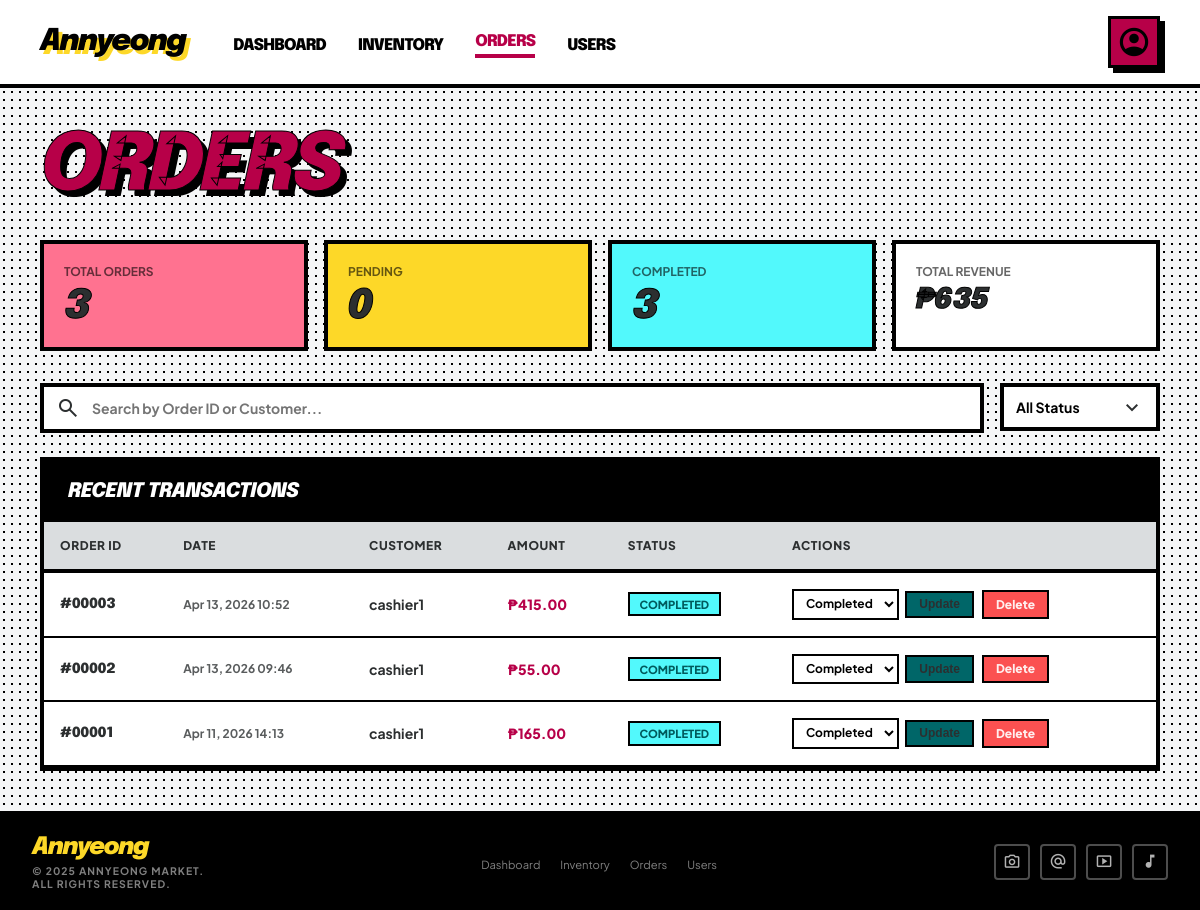
/orderMng.php (signed in), run on the app's committed database.
### tables this page shows
CREATE TABLE `orders` (
  `id` int(11) NOT NULL,
  `user_id` int(11) NOT NULL,
  `total_amount` decimal(10,2) NOT NULL,
  `status` enum('pending','completed','cancelled') DEFAULT 'pending',
  `order_date` timestamp NOT NULL DEFAULT current_timestamp(),
  `is_walkin` tinyint(1) DEFAULT 0,
  `cashier_name` varchar(100) DEFAULT NULL
);

### orderMng.php (the view, shortened to what this page needs)
<?php
$search     = isset($_GET['search'])  ? mysqli_real_escape_string($con, trim($_GET['search']))  : '';
$where = "WHERE 1=1";
$orders_result = mysqli_query($con, "
    SELECT o.*, u.username
    FROM orders o
    JOIN users u ON o.user_id = u.id
    $where
    ORDER BY o.order_date DESC
");
$total_orders    = mysqli_fetch_row(mysqli_query($con, "SELECT COUNT(*) FROM orders"))[0];
$pending_count   = mysqli_fetch_row(mysqli_query($con, "SELECT COUNT(*) FROM orders WHERE status='pending'"))[0];
$completed_count = mysqli_fetch_row(mysqli_query($con, "SELECT COUNT(*) FROM orders WHERE status='completed'"))[0];
$total_rev_row   = mysqli_fetch_row(mysqli_query($con, "SELECT SUM(total_amount) FROM orders WHERE status='completed'"));
$total_rev       = $total_rev_row[0] ?? 0;
?>
<!DOCTYPE html>
<html lang="en">
<head>
</head>
<body>
<header>
  <div class="header-inner">
    <div class="header-left-group">
      <a href="dashboard.php" class="logo">Annyeong</a>
      <nav>
        <a href="dashboard.php">Dashboard</a>
        <a href="inventoryMng.php">Inventory</a>
        <a href="orderMng.php" class="active">Orders</a>
        <a href="usersMng.php">Users</a>
      </nav>
    </div>
    <div class="profile-trigger-wrap">
      <a href="#" class="profile-trigger" onclick="toggleDropdown(event)">
        <span class="material-symbols-outlined">account_circle</span>
      </a>
    </div>
  </div>
</header>
<main>
  <h1 class="page-title">Orders</h1>
  <div class="metrics-grid">
    <div class="metric-card pink">
      <div class="metric-label">Total Orders</div>
      <div class="metric-value"><?php echo $total_orders; ?></div>
    </div>
    <div class="metric-card yellow">
      <div class="metric-label">Pending</div>
      <div class="metric-value"><?php echo $pending_count; ?></div>
    </div>
    <div class="metric-card teal">
      <div class="metric-label">Completed</div>
      <div class="metric-value"><?php echo $completed_count; ?></div>
    </div>
    <div class="metric-card white">
      <div class="metric-label">Total Revenue</div>
      <div class="metric-value" style="font-size:1.75rem;">₱<?php echo number_format($total_rev, 0); ?></div>
    </div>
  </div>
  <form method="GET" action="orderMng.php" class="search-bar">
    <div class="search-wrap">
      <input type="text" name="search" placeholder="Search by Order ID or Customer..." value="<?php echo htmlspecialchars($search); ?>"/>
      <span class="material-symbols-outlined search-icon">search</span>
    </div>
    <div class="filter-wrap">
      <select name="status" onchange="this.form.submit()">
        <option value="">All Status</option>
      </select>
    </div>
  </form>
  <div class="table-wrap">
    <div class="section-title">Recent Transactions</div>
    <table>
      <thead>
        <tr>
          <th>Order ID</th>
          <th>Date</th>
          <th>Customer</th>
          <th>Amount</th>
          <th>Status</th>
          <th>Actions</th>
        </tr>
      </thead>
      <tbody>
        <?php if ($orders_result && mysqli_num_rows($orders_result) > 0):
          while ($o = mysqli_fetch_assoc($orders_result)):
            $badge = 'badge-' . $o['status'];
        ?>
        <tr>
          <td class="order-id">#<?php echo str_pad($o['id'], 5, '0', STR_PAD_LEFT); ?></td>
          <td class="ts"><?php echo date('M d, Y H:i', strtotime($o['order_date'])); ?></td>
          <td class="customer-name"><?php echo $o['is_walkin'] ? htmlspecialchars($o['cashier_name'] ?? 'Walk-in') : htmlspecialchars($o['username']); ?></td>
          <td class="amount">₱<?php echo number_format($o['total_amount'], 2); ?></td>
          <td><span class="badge <?php echo $badge; ?>"><?php echo strtoupper($o['status']); ?></span></td>
          <td>
            <div class="action-cell">
              <form method="POST" action="orderMng.php" class="status-form" style="display:flex;gap:0.4rem;align-items:center;">
                <select name="status">
                  <option value="completed" <?php echo $o['status']==='completed' ? 'selected':''; ?>>Completed</option>
                </select>
                <button type="submit" class="btn-update">Update</button>
              </form>
              <a href="orderMng.php?delete=<?php echo $o['id']; ?>"
                 class="btn-delete"
                 onclick="return confirm('Delete Order #<?php echo $o['id']; ?>? This cannot be undone.')">
                Delete
              </a>
            </div>
          </td>
        </tr>
        <?php endwhile;
        else: ?>
        <tr><td colspan="6" class="no-orders">No orders found yet. Customers need to place orders first!</td></tr>
        <?php endif; ?>
      </tbody>
    </table>
  </div>
</main>
<footer>
  <div class="footer-brand">
    <span class="footer-brand-name">Annyeong</span>
    <span class="footer-rights">© 2025 Annyeong Market.<br/>All rights reserved.</span>
  </div>
  <ul class="footer-links">
    <li><a href="dashboard.php">Dashboard</a></li>
    <li><a href="inventoryMng.php">Inventory</a></li>
    <li><a href="orderMng.php">Orders</a></li>
    <li><a href="usersMng.php">Users</a></li>
  </ul>
  <div class="footer-socials">
    <a href="#" class="social-icon"><span class="material-symbols-outlined">photo_camera</span></a>
    <a href="#" class="social-icon"><span class="material-symbols-outlined">alternate_email</span></a>
    <a href="#" class="social-icon"><span class="material-symbols-outlined">smart_display</span></a>
    <a href="#" class="social-icon"><span class="material-symbols-outlined">music_note</span></a>
  </div>
</footer>
</body>
</html>

### data on the page
orders: id "00003", order_date "Apr 13, 2026 10:52", cashier_name "cashier1", total_amount "415.00", status "COMPLETED", status "Completed"
orders: id "00002", order_date "Apr 13, 2026 09:46", cashier_name "cashier1", total_amount "55.00", status "COMPLETED", status "Completed"
orders: id "00001", order_date "Apr 11, 2026 14:13", cashier_name "cashier1", total_amount "165.00", status "COMPLETED", status "Completed"

### other printed values
$total_orders "3"
$pending_count "0"
$completed_count "3"
$total_rev "635"
